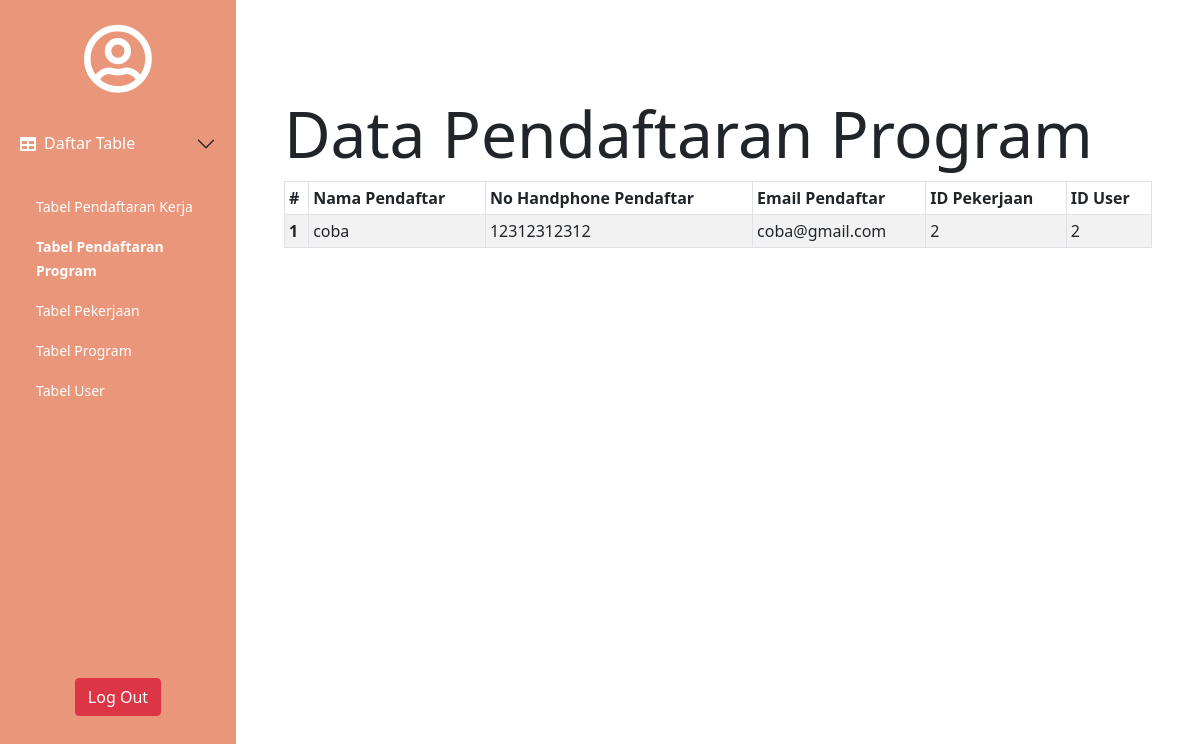
/admin/daftar_program.php, run on the app's committed database.
### tables this page shows
CREATE TABLE `daftar_program` (
  `id` int(12) NOT NULL,
  `nama` varchar(255) DEFAULT NULL,
  `email` varchar(255) DEFAULT NULL,
  `no_hp` varchar(255) DEFAULT NULL,
  `program_id` int(12) DEFAULT NULL,
  `user_id` int(12) DEFAULT NULL
);

### admin/daftar_program.php (the view, shortened to what this page needs)
<?php
include 'admin_config.php';
$sql = "SELECT * FROM daftar_program";
$select = mysqli_query($conn,$sql);
$i = 1;
?>
<!doctype html>
	<html lang="en">
	<head>
		<link href="https://cdn.jsdelivr.net/npm/bootstrap@5.0.2/dist/css/bootstrap.min.css" rel="stylesheet">
		<link rel="stylesheet" href="https://use.fontawesome.com/releases/v5.7.0/css/all.css">
	</head>
	<body>
		<div class="d-flex">
			<div id="sidebar">
				<div class="text-center p-4">
					<i class="far fa-user-circle" style="font-size: 70px;"></i>
				</div>
				<div style="min-height: 70vh;">
					<div class="accordion-item" style="background-color: darksalmon; border: 0;">
						<h2 class="accordion-header" id="headingTwo">
							<button class="accordion-button collapsed" type="button" data-bs-toggle="collapse" data-bs-target="#collapseTwo" aria-expanded="false" aria-controls="collapseTwo" style="background-color: darksalmon; color:white;">
								<i class="fas fa-table pe-2"></i> Daftar Table
							</button>
						</h2>
						<div id="collapseTwo" class="accordion-collapse collapse show" aria-labelledby="headingTwo" data-bs-parent="#accordionExample">
							<div class="accordion-body" >
								<ul class="list-group">
									<li class="list-group-item"><a href="home.php" class="tabel ">Tabel Pendaftaran Kerja</a></li>
									<li class="list-group-item"><a href="daftar_program.php" class="tabel fw-bold">Tabel Pendaftaran Program</a></li>
									<li class="list-group-item"><a href="pekerjaan.php" class="tabel">Tabel Pekerjaan</a></li>
									<li class="list-group-item"><a href="program.php" class="tabel">Tabel Program</a></li>
									<li class="list-group-item"><a href="user.php" class="tabel">Tabel User</a></li>
								</ul>
							</div>
						</div>
					</div>
				</div>
				<div class="text-center">
					<a href="../config.php?logout=yes" class="btn btn-danger">Log Out</a>
				</div>
			</div>
			<div class="container p-5 mt-5">
				<h1 class="display-3">Data Pendaftaran Program</h1>
				<table id="dtBasicExample" class="table table-striped table-bordered table-sm" cellspacing="0" width="100%">
					<thead>
						<tr>
							<th scope="col">#</th>
							<th scope="col">Nama Pendaftar</th>
							<th scope="col">No Handphone Pendaftar</th>
							<th scope="col">Email Pendaftar</th>
							<th scope="col">ID Pekerjaan</th>
							<th scope="col">ID User</th>
						</tr>
					</thead>
					<tbody>
						<?php foreach ($select as $key): ?>
							<tr>
								<th scope="row"><?=$i++?></th>
								<td><?=$key['nama']?></td>
								<td><?=$key['no_hp']?></td>
								<td><?=$key['email']?></td>
								<td><?=$key['program_id']?></td>
								<td><?=$key['user_id']?></td>
							</tr>
						<?php endforeach ?>
					</tbody>
				</table>
			</div>
		</div>
	</body>
	</html>

### admin/daftar_program.php (style rules this page uses)
div#sidebar { min-height: 100vh; width: 300px; background-color: darksalmon; color: #fff; }
.list-group-item { background-color: darksalmon; border: 0; color: #fff; }
.tabel { text-decoration: none; color: #fff; font-size: 14px; }

### data on the page
daftar_program: nama "coba", no_hp "12312312312", email "coba@gmail.com", program "2", user "2"
